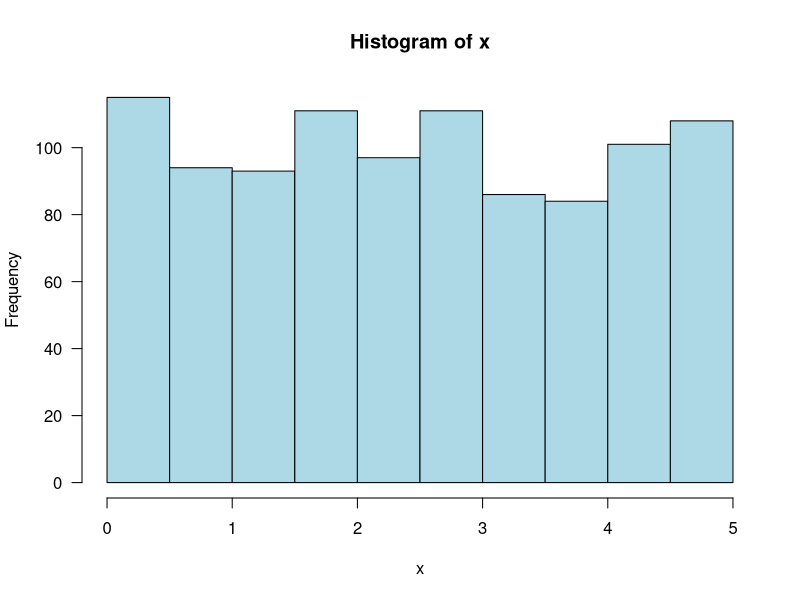

Write the R code that produced this figure.
## ---- chunk 1
runif(n = 1, min = 0, max = 5)
## ---- chunk 2
x <- runif(n = 1000, min = 0, max = 5)
mean(x)
## ---- chunk 3
hist(x, las = 1, col = "lightblue")
## ---- chunk 4
F <- function(x) (x/8) + (3/16)*x^2
## ---- chunk 5
F(1.5) - F(1)
## ---- chunk 6
pnorm(-1)
## ---- chunk 7
pnorm(37, mean = 40, sd = 2)
## ---- chunk 8
pnorm((37-40)/2)
## ---- chunk 9
1 - pnorm(39, mean = 40, sd = 2)
## ---- chunk 10
qnorm(.75)
## ---- chunk 11
qnorm(.75, mean = 40, sd = 2)
## ---- chunk 12
40 + qnorm(.75)*2
## ---- chunk 13
pnorm((1.75-1.25)/0.46) - pnorm((1-1.25)/0.46)
1 - pnorm((2-1.25)/0.46)
# alternatively
pnorm(-(2-1.25)/0.46)
## ---- chunk 14
qnorm(0.995, 5.496, .067)
## ---- chunk 15
# binom distribution calculation
pbinom(10, size = 50, prob = 0.25) 
# normal approximation of binom
pnorm((10 + .5 - 50*.25)/sqrt(50*.25*.75))
